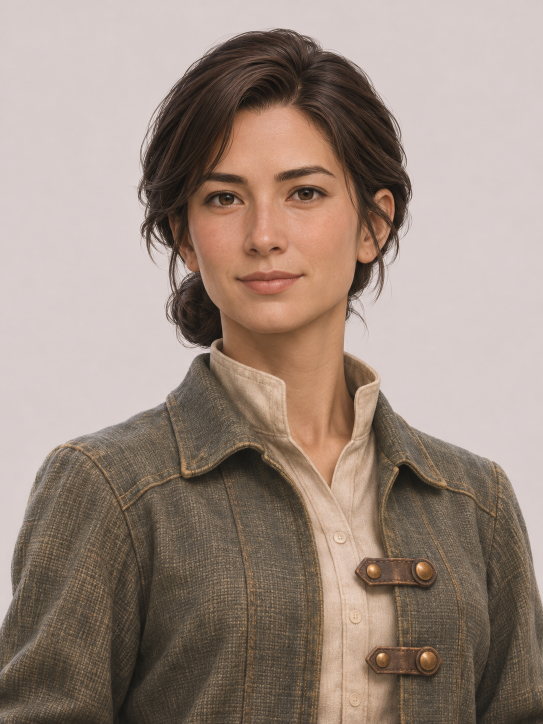
#> input picture art-source/npc/minagi_bust_v1.png, 1086 x 1448 px, given in place of icon_item_heal_v1.png, which was not available (shown at 1/2 size)
$ python supplement-art.py
#> lines starting #> are read from the running program, lines starting #| are printed output that depends on the picture; after the words box and inside, x2 and y2 are one past the last pixel; in counts of white or black regions, pixels touching at a corner belong together
#!/usr/bin/env python3
"""ChatGPT の追加原画（Pull Request #5）と、受付ミナギの設定図から、ゲームで読む絵を作る（npm run supplement:art。v0.23.0）。

  art-source/icons/icon_*_v1.png            道具 4・ガルドロスの素材 10 のアイコン（RGBA。1254 四方）
  art-source/npc/ref_npc_*_v1.png           鍛冶（ロクハ）と商店（イサネ）の正面・背面（RGB。無地の背景）
  art-source/npc/minagi_full_v1.png         受付ミナギの全身（依頼 3）。minagi_bust_v1.png は会話の顔
  art-source/fields/field_NN_overview_v1.png 登録簿の狩場 20 の景色の原画（1536 × 1024）
  art-source/env/props/ref_fureki_prop_*_v1.png  採集草と採掘の露頭（RGB。無地の背景。v0.27.0 から、狩らない依頼の採取点）
  art-source/portraits/portrait_*_v1.png    会話の表情（RGBA。胸から上。ChatGPT の Pull Request #13。v0.29.0）
  art-source/npc/ref_npc_{minagi_back,senaki_front,senaki_back}_v1.png  ミナギの背面と、セナキの正面・背面（#13）
  art-source/story/event_story_*_v1.png     物語の場面の絵（1672 × 941。#13）
    → public/assets/icons/<名前>.webp            256 四方。透明の所の薄い残り（alpha 1〜15）を 0 に、外の余白を 1 割に
      public/assets/textures/npc/<名前>.webp      人の切り抜き（高さ 640px）。里に立てる板に貼る
      public/assets/portraits/<名前>.webp         会話の窓に出す、頭と肩の切り抜き（256 四方）
      public/assets/fields/<名前>.webp            狩場の景色（640 × 427）。図鑑と物語の欄に出す
      public/assets/story/<名前>.webp             物語の場面の絵（1280 × 720）。会話の窓の後ろに出す
      src/ui/artIndex.ts                          アイコン・顔・狩場の絵の名前（素材の id から）
      src/render/npcArt.ts                        人の板の大きさ（絵の縦横の比・足の位置・背丈）と、採取点の板の大きさ（PROP_ART）
      public/assets/textures/props/<名前>.webp    採取点の切り抜き（高さ 384px。v0.27.0）
      art-source/supplement_v1.measure.json       受け入れの確認で測った値

直すこと（絵は描き足さない）:
  アイコン  薄い不透明を 0 にして、絵のある範囲の外に 1 割の余白を付け、256 四方へ縮める。
  人        背景（縁の色の中央値）から Lab の色の差が 8 より小さく、縁につながる所を透明にする。囲まれた所も、広くて背景そのものの色なら透明に。
            足もとの床の影（色みが背景に近い、明るめの灰色）は消す。輪郭の 2px は、色の差でなめらかに透かす。
  狩場      縮めるだけ。
出力は手で編集しない。元の PNG を変えたら、もう一度これを走らせる。
"""
import json
import os

import numpy as np
from PIL import Image
from scipy import ndimage
from skimage import color

ROOT = os.path.dirname(os.path.dirname(os.path.abspath(__file__)))
ART = os.path.join(ROOT, 'art-source')
PUB = os.path.join(ROOT, 'public', 'assets')
MEASURE = os.path.join(ART, 'supplement_v1.measure.json')

# アイコン: 素材の id → 原画（ChatGPT の icons_generation.json の対応のまま）
ICONS = {
    'item.heal_tonic': 'icon_item_heal_v1',
    'item.bind_trap': 'icon_item_bind_trap_v1',
    'item.calm_orb': 'icon_item_calm_orb_v1',
    'item.whetstone': 'icon_item_whetstone_v1',
    'mat.galdros.shell_shard': 'icon_mat_galdros_shell_v1',
    'mat.galdros.hard_bone': 'icon_mat_bone_v1',
    'mat.galdros.bronze_vein': 'icon_mat_vein_v1',
    'mat.galdros.foreleg_plate': 'icon_mat_foreplate_v1',
    'mat.galdros.veined_shell': 'icon_mat_galdros_veined_shell_v1',
    'mat.galdros.tail_crystal': 'icon_mat_tail_v1',
    'mat.galdros.crystal_shell': 'icon_mat_galdros_crystal_shell_v1',
    'mat.galdros.bronze_lump': 'icon_mat_galdros_bronze_lump_v1',
    'mat.galdros.radiant_shell': 'icon_mat_galdros_radiant_shell_v1',
    'mat.galdros.pulse_core': 'icon_mat_core_v1',
}
ICON_PX = 256
ALPHA_CUT = 16

# 人: 名前 → (正面, 背面, 背丈 m。仮の値。docs/decisions.md の D-093)
NPCS = {
    'minagi': ('npc/minagi_full_v1', 'npc/ref_npc_minagi_back_v1', 1.64),
    'smith': ('npc/ref_npc_smith_front_v1', 'npc/ref_npc_smith_back_v1', 1.78),
    'merchant': ('npc/ref_npc_merchant_front_v1', 'npc/ref_npc_merchant_back_v1', 1.66),
    'senaki': ('npc/ref_npc_senaki_front_v1', 'npc/ref_npc_senaki_back_v1', 1.68),
}
NPC_H = 640
# 会話の顔（v0.29.0 から表情つき）: 名前 → 原画。どれも胸から上の 1086 × 1448 で、同じ切り方（頭の上から、幅の 8 割の正方形）。
# 平静は「話す人の名前」、表情は「名前_表情」。ミナギの平静は依頼 3 のバストアップ（無地の背景を切り抜く）、ほかは #13 の透明の絵
PORTRAITS = {
    'minagi': 'npc/minagi_bust_v1',
    'minagi_focus': 'portraits/portrait_minagi_focus_v1',
    'minagi_relief': 'portraits/portrait_minagi_relief_v1',
    'smith': 'portraits/portrait_rokuha_neutral_v1',
    'smith_thinking': 'portraits/portrait_rokuha_thinking_v1',
    'merchant': 'portraits/portrait_isane_neutral_v1',
    'merchant_relief': 'portraits/portrait_isane_relief_v1',
    'senaki': 'portraits/portrait_senaki_neutral_v1',
    'senaki_reflective': 'portraits/portrait_senaki_reflective_v1',
}
PORTRAIT_PX = 256
# 物語の場面の絵（#13）: 名前 → 原画。会話の窓の後ろに出す。遊べる場面（序章・第 1 章）で使う絵だけを作る。
# v0.39.0: 残りの 3 枚（old_records = 第 4 章、limited_lights = 第 7 章、homecoming = 終章）も、章の一覧の章の絵として出す（会話の場面は、章ができてから）
THUMB_W, THUMB_H = 480, 270
# v0.39.0: 看板の物語（ChatGPT の #18）の最初の目撃 1 枚も、追加決戦章の章の絵に（残りの 3 枚は art-source/story/ に置いたまま。章ができたら）
STORY_ART = ['event_story_arrival_board_v1', 'event_story_first_delivery_v1', 'event_story_old_records_v1', 'event_story_limited_lights_v1', 'event_story_homecoming_v1', 'event_thunder_first_sighting_v1']
STORY_W, STORY_H = 1280, 720
# 採取点の板（v0.27.0。狩らない依頼）: 名前 → (原画, 高さ m。仮の値)。切り抜き方は人と同じ
PROPS = {
    'herb': ('env/props/ref_fureki_prop_herb_v1', 0.85),
    'ore': ('env/props/ref_fureki_prop_ore_v1', 0.7),
}
PROP_H = 384

FIELD_W, FIELD_H = 640, 427


# [71 lines left out: functions cutout, bleed, not called in this run]


def save_webp(arr_rgba, path, q=88):
    os.makedirs(os.path.dirname(path), exist_ok=True)
    Image.fromarray(arr_rgba).save(path, 'WEBP', quality=q, method=6)
    return os.path.getsize(path)


def to_u8(rgb, alpha):
    return np.dstack([(rgb * 255).round(), (alpha * 255).round()]).astype(np.uint8)


def main():
    measure = {'icons': [], 'npcs': [], 'portraits': [], 'fields': [], 'outputs': {}}

    # ---- アイコン ----
    for item_id, name in ICONS.items():
        im = Image.open(os.path.join(ART, 'icons', name + '.png')).convert('RGBA')
        a = np.asarray(im).copy()
        alpha = a[..., 3]
#> alpha: shape (1448, 1086); every value is 255
        faint = int(((alpha > 0) & (alpha < ALPHA_CUT)).sum())
#> faint = 0
        a[..., 3] = np.where(alpha < ALPHA_CUT, 0, alpha)
        ys, xs = np.nonzero(a[..., 3] > 0)
        x0, x1, y0, y1 = xs.min(), xs.max() + 1, ys.min(), ys.max() + 1
#> x0 = 0; x1 = 1086; y0 = 0; y1 = 1448
        w, h = x1 - x0, y1 - y0
#> w = 1086; h = 1448
        pad_before = [int(x0), int(y0), int(a.shape[1] - x1), int(a.shape[0] - y1)]
#> pad_before = [0, 0, 0, 0]
        side = int(round(max(w, h) / 0.8))  # 外に 1 割ずつの余白
#> side = 1810
        canvas = np.zeros((side, side, 4), np.uint8)
        ox, oy = (side - w) // 2, (side - h) // 2
#> ox = 362; oy = 181
        canvas[oy:oy + h, ox:ox + w] = a[y0:y1, x0:x1]
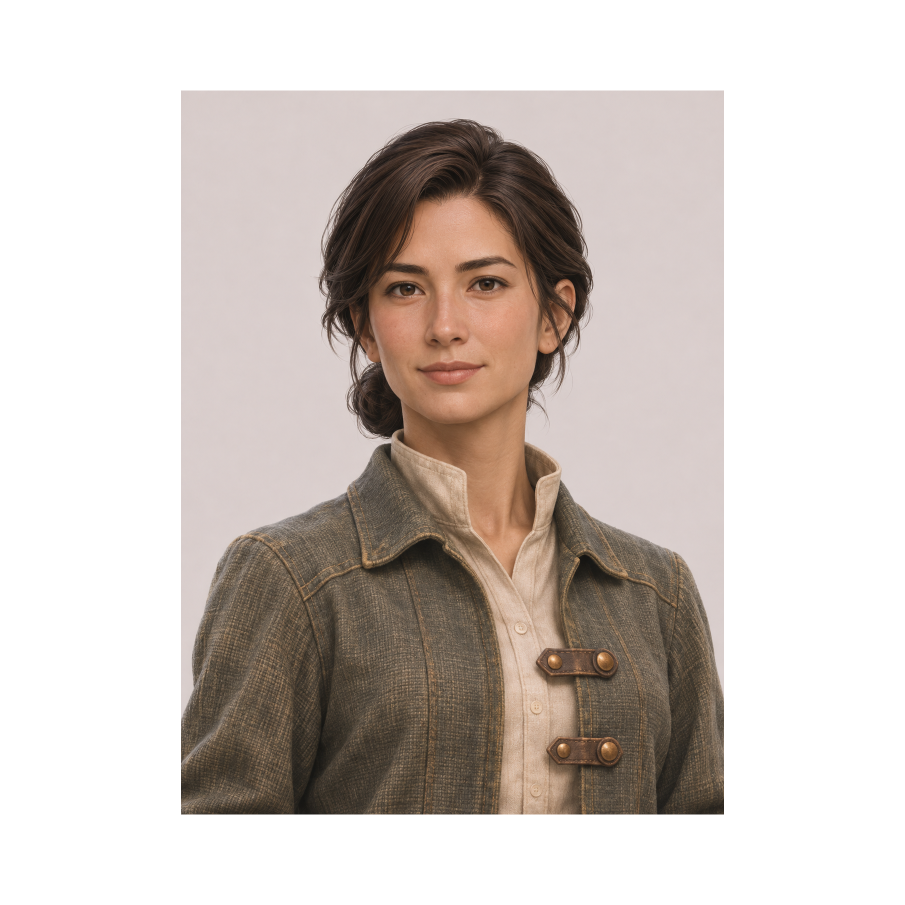
#> canvas: shape (1810, 1810, 4) (shown at 1/2 size); mean R, G, B, A 75.2, 66.7, 61.4, 122.4; transparent parts drawn white
        out = Image.fromarray(canvas).resize((ICON_PX, ICON_PX), Image.LANCZOS)
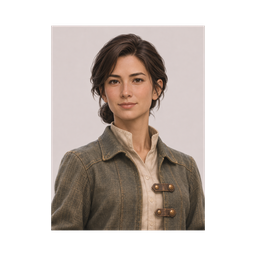
#> out: PIL image 256x256 RGBA; mean R, G, B, A 78.1, 69.4, 64.1, 122.4; transparent parts drawn white
        arr = np.asarray(out).copy()
        arr[..., 3] = np.where(arr[..., 3] < 8, 0, arr[..., 3])
#> arr: shape (256, 256, 4); 1.09% of pixels changed, all inside (x1, y1, x2, y2) = (49, 23, 207, 233)
        b = save_webp(arr, os.path.join(PUB, 'icons', name + '.webp'), q=90)
        measure['icons'].append({'id': item_id, 'file': name, 'px': list(im.size), 'faintAlpha': faint, 'marginPx': pad_before,
                                 'marginPct': [round(v / im.size[0] * 100, 1) for v in pad_before], 'subjectPx': [int(w), int(h)]})
        measure['outputs'][f'icons/{name}'] = {'px': [ICON_PX, ICON_PX], 'bytes': b}
#> pass 2 of the loop in main, `for item_id, name in ICONS.items():`:
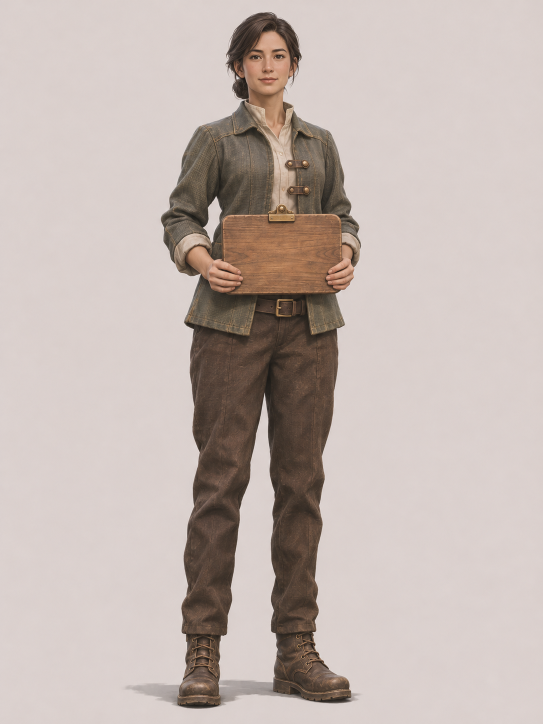
#> input picture art-source/npc/minagi_full_v1.png, 1086 x 1448 px, given in place of icon_item_bind_trap_v1.png, which was not available (shown at 1/2 size)
#> in main, `canvas[oy:oy + h, ox:ox + w] = a[y0:y1, x0:x1]`:
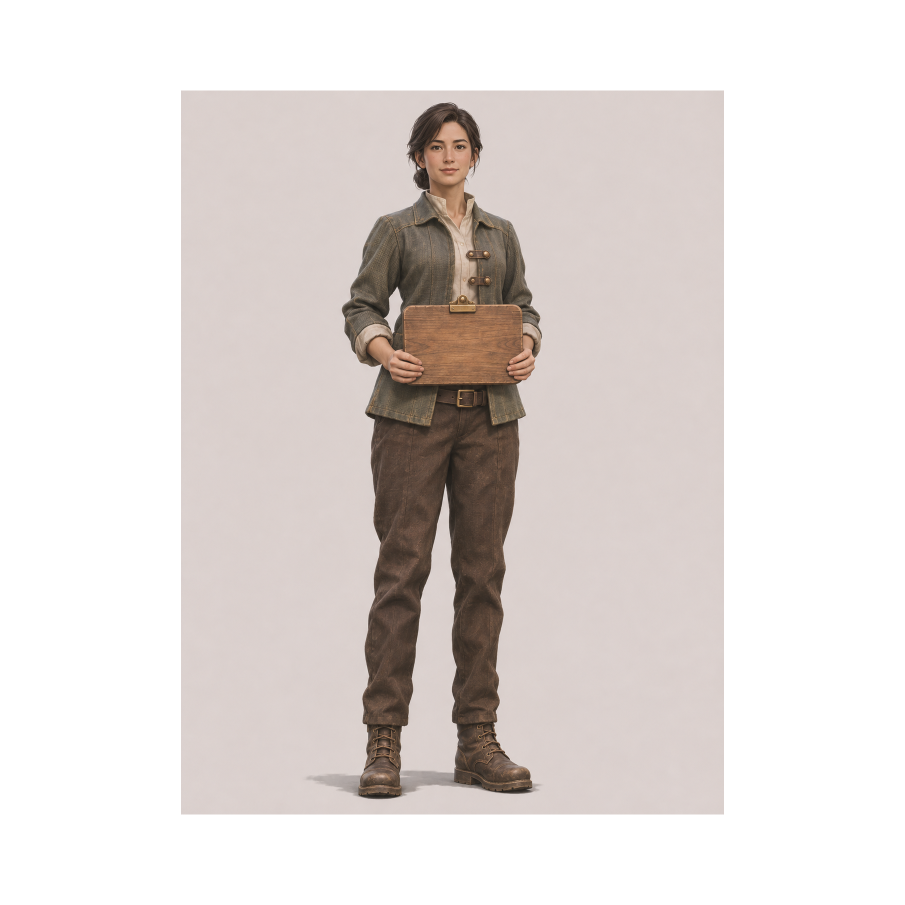
#> canvas: shape (1810, 1810, 4) (shown at 1/2 size); mean R, G, B, A 93.4, 87.4, 84.8, 122.4; transparent parts drawn white
#> in main, `out = Image.fromarray(canvas).resize((ICON_PX, ICON_PX), Image.LANCZOS)`:
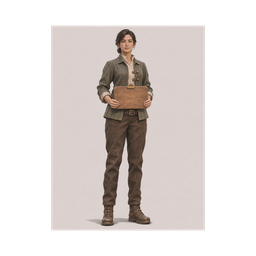
#> out: PIL image 256x256 RGBA; mean R, G, B, A 96.9, 90.8, 88.2, 122.4; transparent parts drawn white

    # ---- 人（里に立てる板）----
    npc_meta = {}
    for key, (front, back, height) in NPCS.items():
        meta = {'height': height}
        for side, src in (('front', front), ('back', back)):
            if not src:
                continue
            rgb, alpha, m = cutout(os.path.join(ART, src + '.png'))
            x0, y0, x1, y1 = m['bbox']
            # 縦は絵のある範囲（頭の上 → 足の裏）、横は中心から左右に同じだけ（板の中心 = 人の中心）
            cx = (x0 + x1) / 2
            half = max(cx - x0, x1 - cx) + 6
            X0, X1 = int(max(0, cx - half)), int(min(rgb.shape[1], cx + half))
            Y0, Y1 = max(0, y0 - 4), min(rgb.shape[0], y1 + 3)
            crop = to_u8(rgb, alpha)[Y0:Y1, X0:X1]
            img = Image.fromarray(crop)
            s = NPC_H / img.size[1]
            img = img.resize((max(1, int(round(img.size[0] * s))), NPC_H), Image.LANCZOS)
            name = f'npc_{key}_{side}_v1'
            b = save_webp(np.asarray(img), os.path.join(PUB, 'textures', 'npc', name + '.webp'), q=86)
            # 足の裏 = 絵の下から何割の所か（板の下の端を、地面の少し下に置くため）
            foot = (Y1 - y1) / (Y1 - Y0)
            head = (y0 - Y0) / (Y1 - Y0)
            meta[side] = {'file': name, 'aspect': round(img.size[0] / img.size[1], 4), 'foot': round(foot, 4), 'head': round(head, 4)}
            measure['npcs'].append({'id': key, 'side': side, 'src': src, **m})
            measure['outputs'][f'textures/npc/{name}'] = {'px': list(img.size), 'bytes': b}
        npc_meta[key] = meta

    # ---- 会話の顔（胸から上の絵を、同じ切り方で: 頭の上の少し上から、幅の 8 割の正方形。横は頭の中心）----
    for key, src in PORTRAITS.items():
        path = os.path.join(ART, src + '.png')
        im = Image.open(path)
        if im.mode == 'RGBA':
            a = np.asarray(im).astype(np.float64) / 255
            rgb, alpha = a[..., :3], a[..., 3]
        else:
            rgb, alpha, _ = cutout(path)
            # 髪の先に残る背景の明るい色: 縁を 3px 削って、なめらかにしてから、縁の色を内側の色にする
            alpha = ndimage.gaussian_filter(ndimage.grey_erosion(alpha, size=(7, 7)), 1.0)
            rgb = bleed(rgb, alpha)
        rows = np.nonzero((alpha > 0.5).any(axis=1))[0]
        y0 = int(rows.min())
        s = int(round(alpha.shape[1] * 0.8))
        head = alpha[y0:y0 + int(s * 0.25)] > 0.5
        cols = np.nonzero(head.any(axis=0))[0]
        cx = (cols.min() + cols.max()) / 2
        top = y0 - int(s * 0.05)
        X0 = int(round(cx - s / 2))
        u8 = to_u8(rgb, alpha)
        pad = np.zeros((u8.shape[0] + 2 * s, u8.shape[1] + 2 * s, 4), np.uint8)
        pad[s:s + u8.shape[0], s:s + u8.shape[1]] = u8
        crop = pad[top + s:top + 2 * s, X0 + s:X0 + 2 * s]
        img = Image.fromarray(crop).resize((PORTRAIT_PX, PORTRAIT_PX), Image.LANCZOS)
        name = f'portrait_{key}_v1'
        b = save_webp(np.asarray(img), os.path.join(PUB, 'portraits', name + '.webp'), q=88)
        measure['portraits'].append({'id': key, 'src': src, 'cropPx': [X0, top, s]})
        measure['outputs'][f'portraits/{name}'] = {'px': [PORTRAIT_PX, PORTRAIT_PX], 'bytes': b}

    # ---- 採取点（v0.27.0）----
    measure['props'] = []
    prop_meta = {}
    for key, (src, height) in PROPS.items():
        rgb, alpha, m = cutout(os.path.join(ART, src + '.png'))
        x0, y0, x1, y1 = m['bbox']
        cx = (x0 + x1) / 2
        half = max(cx - x0, x1 - cx) + 6
        X0, X1 = int(max(0, cx - half)), int(min(rgb.shape[1], cx + half))
        Y0, Y1 = max(0, y0 - 4), min(rgb.shape[0], y1 + 3)
        img = Image.fromarray(to_u8(rgb, alpha)[Y0:Y1, X0:X1])
        sc = PROP_H / img.size[1]
        img = img.resize((max(1, int(round(img.size[0] * sc))), PROP_H), Image.LANCZOS)
        name = f'prop_{key}_v1'
        b = save_webp(np.asarray(img), os.path.join(PUB, 'textures', 'props', name + '.webp'), q=86)
        prop_meta[key] = {'file': name, 'height': height, 'aspect': round(img.size[0] / img.size[1], 4), 'foot': round((Y1 - y1) / (Y1 - Y0), 4), 'head': round((y0 - Y0) / (Y1 - Y0), 4)}
        measure['props'].append({'id': key, 'src': src, **m})
        measure['outputs'][f'textures/props/{name}'] = {'px': list(img.size), 'bytes': b}

    # ---- 狩場の景色 ----
    gen = json.load(open(os.path.join(ROOT, 'docs', 'source', 'chatgpt-supplement-20261125', 'fields', 'fields_generation.json'), encoding='utf-8'))
    names = {r['filename'].replace('.png', ''): r['name'] for r in gen['records']}
    bestiary = json.load(open(os.path.join(ROOT, 'public', 'data', 'bestiary.json'), encoding='utf-8'))
    known = {f['name'] for f in bestiary['fields']}
    field_art = {}
    for file, name in sorted(names.items()):
        if name not in known:
            raise SystemExit(f'登録簿に無い狩場: {name}（{file}）')
        im = Image.open(os.path.join(ART, 'fields', file + '.png')).convert('RGB')
        out = im.resize((FIELD_W, FIELD_H), Image.LANCZOS)
        b = save_webp(np.asarray(out), os.path.join(PUB, 'fields', file + '.webp'), q=80)
        field_art[name] = file
        measure['fields'].append({'name': name, 'file': file, 'px': list(im.size)})
        measure['outputs'][f'fields/{file}'] = {'px': [FIELD_W, FIELD_H], 'bytes': b}
    if len(field_art) != len(known):
        raise SystemExit(f'狩場の絵が {len(field_art)} 枚（登録簿は {len(known)}）')

    # ---- 物語の場面（v0.29.0）----
    measure['story'] = []
    for name in STORY_ART:
        im = Image.open(os.path.join(ART, 'story', name + '.png')).convert('RGB')
        out = im.resize((STORY_W, STORY_H), Image.LANCZOS)
        b = save_webp(np.asarray(out), os.path.join(PUB, 'story', name + '.webp'), q=80)
        measure['story'].append({'file': name, 'px': list(im.size)})
        measure['outputs'][f'story/{name}'] = {'px': [STORY_W, STORY_H], 'bytes': b}
        # 章の一覧の小さな絵（v0.39.0。一覧を開いた時に、大きな絵を 5 枚読まないように）
        os.makedirs(os.path.join(PUB, 'story', 'thumb'), exist_ok=True)
        th = im.resize((THUMB_W, THUMB_H), Image.LANCZOS)
        b = save_webp(np.asarray(th), os.path.join(PUB, 'story', 'thumb', name + '.webp'), q=78)
        measure['outputs'][f'story/thumb/{name}'] = {'px': [THUMB_W, THUMB_H], 'bytes': b}

    # ---- 書き出し ----
    ts = ['// tools/supplement-art.py の出力（npm run supplement:art）。手で編集しない。', '',
          '/** 素材・道具の id → アイコン（public/assets/icons/<名前>.webp。256 四方） */',
          'export const ITEM_ICONS: Readonly<Record<string, string>> = {']
    ts += [f"  '{k}': '{v}'," for k, v in ICONS.items()]
    ts += ['};', '', '/** 会話の顔（public/assets/portraits/<名前>.webp。256 四方の切り抜き） */',
           'export const PORTRAITS: Readonly<Record<string, string>> = {']
    ts += [f"  {k}: 'portrait_{k}_v1'," for k in PORTRAITS]
    ts += ['};', '', '/** 物語の場面の絵（public/assets/story/<名前>.webp。1280 × 720。v0.29.0） */',
           'export const STORY_ART: readonly string[] = [']
    ts += [f"  '{k}'," for k in STORY_ART]
    ts += ['];', '', '/** 狩場の名前（登録簿の fields）→ 景色の原画（public/assets/fields/<名前>.webp。640 × 427） */',
           'export const FIELD_ART: Readonly<Record<string, string>> = {']
    ts += [f"  '{k}': '{v}'," for k, v in field_art.items()]
    ts += ['};', '']
    with open(os.path.join(ROOT, 'src', 'ui', 'artIndex.ts'), 'w', encoding='utf-8') as f:
        f.write('\n'.join(ts))
    ts = ['// tools/supplement-art.py の出力（npm run supplement:art）。手で編集しない。', '',
          '/** 里に立てる人の板の絵（public/assets/textures/npc/<file>.webp）。aspect = 幅 / 高さ、foot・head = 絵の下・上の端から、足の裏・頭の上までの割合 */',
          'export interface NpcSide { file: string; aspect: number; foot: number; head: number }',
          '/** height は背丈（m。仮の値）。back が無い人は、いつも正面を向ける */',
          'export interface NpcArt { height: number; front: NpcSide; back?: NpcSide }', '',
          'export const NPC_ART: Readonly<Record<string, NpcArt>> = ' + json.dumps(npc_meta, ensure_ascii=False) + ';', '',
          '/** 採取点の板の絵（v0.27.0。public/assets/textures/props/<file>.webp）。height は高さ（m。仮の値）、ほかは人の板と同じ */',
          'export interface PropArt extends NpcSide { height: number }',
          'export const PROP_ART: Readonly<Record<\'herb\' | \'ore\', PropArt>> = ' + json.dumps(prop_meta, ensure_ascii=False) + ';', '']
    with open(os.path.join(ROOT, 'src', 'render', 'npcArt.ts'), 'w', encoding='utf-8') as f:
        f.write('\n'.join(ts))
    with open(MEASURE, 'w', encoding='utf-8') as f:
        json.dump(measure, f, ensure_ascii=False, indent=1)
    total = sum(v['bytes'] for v in measure['outputs'].values())
    print(f"アイコン {len(measure['icons'])}、人 {sum(1 for _ in measure['npcs'])} 枚、顔 {len(measure['portraits'])}、採取点 {len(measure['props'])}、狩場 {len(measure['fields'])}、場面 {len(measure['story'])}。合わせて {total / 1e6:.2f}MB")


if __name__ == '__main__':
#> (the run stopped early here; a loop or call above may not have finished)
